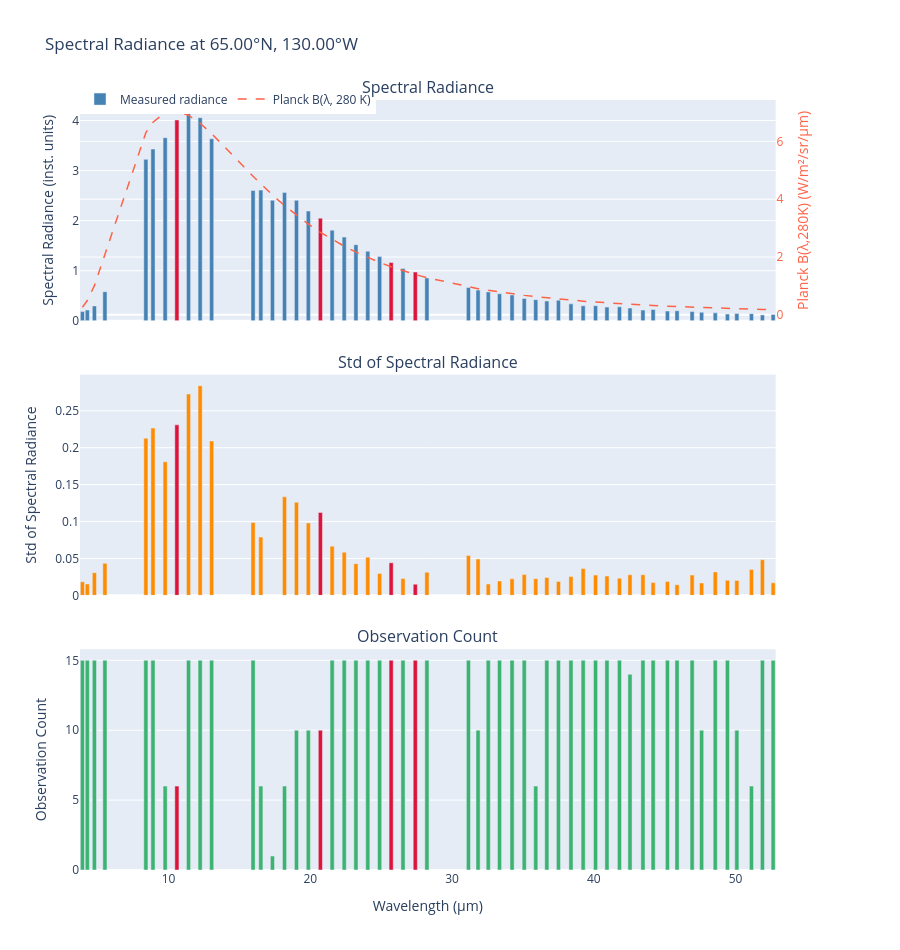

Notebook source saved alongside this figure:
### Code cell
import plotly.graph_objects as go
from plotly.subplots import make_subplots

# per-bar colors using the filtered positions (accounts for removed NaN channels)
hl = set(HIGHLIGHT_FILT)
c_rad = ['crimson' if i in hl else 'steelblue'      for i in range(len(wl_v))]
c_std = ['crimson' if i in hl else 'darkorange'     for i in range(len(wl_v))]
c_cnt = ['crimson' if i in hl else 'mediumseagreen' for i in range(len(wl_v))]

# customdata per bar: [original_channel_index, wavelength]
hover_data = np.stack([valid_indices.astype(float), wl_v], axis=1)

fig = make_subplots(
    rows=3, cols=1,
    specs=[[{'secondary_y': True}], [{'secondary_y': False}], [{'secondary_y': False}]],
    shared_xaxes=True,
    subplot_titles=('Spectral Radiance', 'Std of Spectral Radiance', 'Observation Count'),
    vertical_spacing=0.07,
)

# ── row 1: radiance bars + full Planck line ───────────────────────────────────
fig.add_trace(go.Bar(
    x=wl_v, y=rad_v,
    marker_color=c_rad,
    name='Measured radiance',
    customdata=hover_data,
    hovertemplate=(
        '<b>Channel %{customdata[0]:.0f}</b><br>'
        'Wavelength: %{customdata[1]:.4f} μm<br>'
        'Radiance: %{y:.4e}<extra></extra>'
    ),
), row=1, col=1, secondary_y=False)

fig.add_trace(go.Scatter(
    x=wl_v, y=planck_v,
    mode='lines',
    line=dict(color='tomato', dash='dash', width=1.5),
    name=f'Planck B(λ, {T_REF} K)',
    hovertemplate='Wavelength: %{x:.4f} μm<br>Planck: %{y:.4e} W/m²/sr/μm<extra></extra>',
), row=1, col=1, secondary_y=True)

# ── row 2: std bars ───────────────────────────────────────────────────────────
fig.add_trace(go.Bar(
    x=wl_v, y=std_v,
    marker_color=c_std,
    name='Std',
    showlegend=False,
    customdata=hover_data,
    hovertemplate=(
        '<b>Channel %{customdata[0]:.0f}</b><br>'
        'Wavelength: %{customdata[1]:.4f} μm<br>'
        'Std: %{y:.4e}<extra></extra>'
    ),
), row=2, col=1)

# ── row 3: count bars ─────────────────────────────────────────────────────────
fig.add_trace(go.Bar(
    x=wl_v, y=cnt_v,
    marker_color=c_cnt,
    name='Count',
    showlegend=False,
    customdata=hover_data,
    hovertemplate=(
        '<b>Channel %{customdata[0]:.0f}</b><br>'
        'Wavelength: %{customdata[1]:.4f} μm<br>'
        'Count: %{y:d}<extra></extra>'
    ),
), row=3, col=1)

# ── axes ──────────────────────────────────────────────────────────────────────
fig.update_yaxes(title_text='Spectral Radiance (inst. units)', row=1, col=1, secondary_y=False)
fig.update_yaxes(title_text=f'Planck B(λ,{T_REF}K) (W/m²/sr/μm)',
                 title_font_color='tomato', tickfont_color='tomato',
                 row=1, col=1, secondary_y=True)
fig.update_yaxes(title_text='Std of Spectral Radiance', row=2, col=1)
fig.update_yaxes(title_text='Observation Count',        row=3, col=1)
fig.update_xaxes(title_text='Wavelength (μm)',          row=3, col=1)

fig.update_layout(
    title=f'Spectral Radiance at {point.lat.item():.2f}°N, {abs(point.lon.item()):.2f}°W',
    height=950,
    bargap=0.15,
    legend=dict(orientation='h', y=1.02, x=0),
)

fig.show()

### Figure 1 — Plotly figure (JSON) as saved in the notebook; plotly's stock layout.template omitted (floating-point values rounded to 4 significant figures)
{"data": [{"customdata": [[3.0, 3.922], [4.0, 4.266], [5.0, 4.766], [6.0, 5.508], [9.0, 8.398], [10.0, 8.898], [11.0, 9.758], [12.0, 10.59], [13.0, 11.41], [14.0, 12.23], [15.0, 13.04], [18.0, 15.96], [19.0, 16.51], [20.0, 17.33], [21.0, 18.18], [22.0, 19.02], [23.0, 19.86], [24.0, 20.71], [25.0, 21.54], [26.0, 22.39], [27.0, 23.22], [28.0, 24.05], [29.0, 24.89], [30.0, 25.7], [31.0, 26.54], [32.0, 27.41], [33.0, 28.23], [36.0, 31.16], [37.0, 31.84], [38.0, 32.55], [39.0, 33.35], [40.0, 34.23], [41.0, 35.09], [42.0, 35.91], [43.0, 36.69], [44.0, 37.51], [45.0, 38.39], [46.0, 39.25], [47.0, 40.12], [48.0, 40.93], [49.0, 41.81], [50.0, 42.55], [51.0, 43.47], [52.0, 44.19], [53.0, 45.2], [54.0, 45.88], [55.0, 46.94], [56.0, 47.61], [57.0, 48.57], [58.0, 49.43], [59.0, 50.09], [60.0, 51.12], [61.0, 51.9], [62.0, 52.66]], "hovertemplate": "<b>Channel %{customdata[0]:.0f}</b><br>Wavelength: %{customdata[1]:.4f} μm<br>Radiance: %{y:.4e}<extra></extra>", "marker": {"color": ["steelblue", "steelblue", "steelblue", "steelblue", "steelblue", "steelblue", "steelblue", "crimson", "steelblue", "steelblue", "steelblue", "steelblue", "steelblue", "steelblue", "steelblue", "steelblue", "steelblue", "crimson", "steelblue", "steelblue", "steelblue", "steelblue", "steelblue", "crimson", "steelblue", "crimson", "steelblue", "steelblue", "steelblue", "steelblue", "steelblue", "steelblue", "steelblue", "steelblue", "steelblue", "steelblue", "steelblue", "steelblue", "steelblue", "steelblue", "steelblue", "steelblue", "steelblue", "steelblue", "steelblue", "steelblue", "steelblue", "steelblue", "steelblue", "steelblue", "steelblue", "steelblue", "steelblue", "steelblue"]}, "name": "Measured radiance", "type": "bar", "x": [3.922, 4.266, 4.766, 5.508, 8.398, 8.898, 9.758, 10.59, 11.41, 12.23, 13.04, 15.96, 16.51, 17.33, 18.18, 19.02, 19.86, 20.71, 21.54, 22.39, 23.22, 24.05, 24.89, 25.7, 26.54, 27.41, 28.23, 31.16, 31.84, 32.55, 33.35, 34.23, 35.09, 35.91, 36.69, 37.51, 38.39, 39.25, 40.12, 40.93, 41.81, 42.55, 43.47, 44.19, 45.2, 45.88, 46.94, 47.61, 48.57, 49.43, 50.09, 51.12, 51.9, 52.66], "xaxis": "x", "y": [0.1824, 0.2145, 0.2961, 0.5801, 3.225, 3.432, 3.658, 4.011, 4.19, 4.059, 3.637, 2.604, 2.61, 2.407, 2.565, 2.405, 2.191, 2.05, 1.81, 1.672, 1.519, 1.39, 1.282, 1.163, 1.043, 0.9741, 0.8545, 0.6652, 0.6118, 0.5764, 0.5387, 0.5142, 0.4448, 0.4215, 0.3952, 0.4102, 0.3371, 0.2981, 0.3008, 0.2729, 0.2788, 0.2529, 0.2131, 0.2251, 0.1931, 0.1995, 0.1841, 0.17, 0.1572, 0.1327, 0.1442, 0.1411, 0.1165, 0.1258], "yaxis": "y"}, {"hovertemplate": "Wavelength: %{x:.4f} μm<br>Planck: %{y:.4e} W/m²/sr/μm<extra></extra>", "line": {"color": "tomato", "dash": "dash", "width": 1.5}, "mode": "lines", "name": "Planck B(λ, 280 K)", "type": "scatter", "x": [3.922, 4.266, 4.766, 5.508, 8.398, 8.898, 9.758, 10.59, 11.41, 12.23, 13.04, 15.96, 16.51, 17.33, 18.18, 19.02, 19.86, 20.71, 21.54, 22.39, 23.22, 24.05, 24.89, 25.7, 26.54, 27.41, 28.23, 31.16, 31.84, 32.55, 33.35, 34.23, 35.09, 35.91, 36.69, 37.51, 38.39, 39.25, 40.12, 40.93, 41.81, 42.55, 43.47, 44.19, 45.2, 45.88, 46.94, 47.61, 48.57, 49.43, 50.09, 51.12, 51.9, 52.66], "xaxis": "x", "y": [0.2628, 0.4962, 1.009, 2.091, 6.3, 6.66, 6.998, 7.049, 6.903, 6.625, 6.269, 4.792, 4.526, 4.146, 3.778, 3.443, 3.138, 2.855, 2.606, 2.373, 2.169, 1.982, 1.813, 1.664, 1.526, 1.396, 1.285, 0.9657, 0.9057, 0.8471, 0.7873, 0.7269, 0.6735, 0.6272, 0.5863, 0.5469, 0.5079, 0.4732, 0.4408, 0.4134, 0.3857, 0.3641, 0.3395, 0.3216, 0.2985, 0.284, 0.263, 0.2508, 0.2344, 0.2209, 0.2111, 0.197, 0.1871, 0.178], "yaxis": "y2"}, {"customdata": [[3.0, 3.922], [4.0, 4.266], [5.0, 4.766], [6.0, 5.508], [9.0, 8.398], [10.0, 8.898], [11.0, 9.758], [12.0, 10.59], [13.0, 11.41], [14.0, 12.23], [15.0, 13.04], [18.0, 15.96], [19.0, 16.51], [20.0, 17.33], [21.0, 18.18], [22.0, 19.02], [23.0, 19.86], [24.0, 20.71], [25.0, 21.54], [26.0, 22.39], [27.0, 23.22], [28.0, 24.05], [29.0, 24.89], [30.0, 25.7], [31.0, 26.54], [32.0, 27.41], [33.0, 28.23], [36.0, 31.16], [37.0, 31.84], [38.0, 32.55], [39.0, 33.35], [40.0, 34.23], [41.0, 35.09], [42.0, 35.91], [43.0, 36.69], [44.0, 37.51], [45.0, 38.39], [46.0, 39.25], [47.0, 40.12], [48.0, 40.93], [49.0, 41.81], [50.0, 42.55], [51.0, 43.47], [52.0, 44.19], [53.0, 45.2], [54.0, 45.88], [55.0, 46.94], [56.0, 47.61], [57.0, 48.57], [58.0, 49.43], [59.0, 50.09], [60.0, 51.12], [61.0, 51.9], [62.0, 52.66]], "hovertemplate": "<b>Channel %{customdata[0]:.0f}</b><br>Wavelength: %{customdata[1]:.4f} μm<br>Std: %{y:.4e}<extra></extra>", "marker": {"color": ["darkorange", "darkorange", "darkorange", "darkorange", "darkorange", "darkorange", "darkorange", "crimson", "darkorange", "darkorange", "darkorange", "darkorange", "darkorange", "darkorange", "darkorange", "darkorange", "darkorange", "crimson", "darkorange", "darkorange", "darkorange", "darkorange", "darkorange", "crimson", "darkorange", "crimson", "darkorange", "darkorange", "darkorange", "darkorange", "darkorange", "darkorange", "darkorange", "darkorange", "darkorange", "darkorange", "darkorange", "darkorange", "darkorange", "darkorange", "darkorange", "darkorange", "darkorange", "darkorange", "darkorange", "darkorange", "darkorange", "darkorange", "darkorange", "darkorange", "darkorange", "darkorange", "darkorange", "darkorange"]}, "name": "Std", "showlegend": false, "type": "bar", "x": [3.922, 4.266, 4.766, 5.508, 8.398, 8.898, 9.758, 10.59, 11.41, 12.23, 13.04, 15.96, 16.51, 17.33, 18.18, 19.02, 19.86, 20.71, 21.54, 22.39, 23.22, 24.05, 24.89, 25.7, 26.54, 27.41, 28.23, 31.16, 31.84, 32.55, 33.35, 34.23, 35.09, 35.91, 36.69, 37.51, 38.39, 39.25, 40.12, 40.93, 41.81, 42.55, 43.47, 44.19, 45.2, 45.88, 46.94, 47.61, 48.57, 49.43, 50.09, 51.12, 51.9, 52.66], "xaxis": "x2", "y": [0.01839, 0.01544, 0.03072, 0.04346, 0.2129, 0.2265, 0.181, 0.231, 0.2728, 0.2841, 0.2092, 0.09879, 0.079, NaN, 0.1335, 0.1261, 0.09813, 0.1123, 0.06659, 0.05849, 0.04298, 0.05173, 0.02946, 0.04413, 0.02273, 0.01512, 0.0313, 0.05404, 0.04923, 0.01535, 0.01954, 0.02241, 0.02812, 0.02265, 0.02414, 0.01894, 0.02543, 0.03628, 0.02745, 0.02614, 0.02327, 0.02789, 0.02792, 0.01731, 0.01865, 0.01437, 0.02743, 0.01681, 0.03181, 0.02032, 0.02022, 0.03518, 0.04831, 0.01695], "yaxis": "y3"}, {"customdata": [[3.0, 3.922], [4.0, 4.266], [5.0, 4.766], [6.0, 5.508], [9.0, 8.398], [10.0, 8.898], [11.0, 9.758], [12.0, 10.59], [13.0, 11.41], [14.0, 12.23], [15.0, 13.04], [18.0, 15.96], [19.0, 16.51], [20.0, 17.33], [21.0, 18.18], [22.0, 19.02], [23.0, 19.86], [24.0, 20.71], [25.0, 21.54], [26.0, 22.39], [27.0, 23.22], [28.0, 24.05], [29.0, 24.89], [30.0, 25.7], [31.0, 26.54], [32.0, 27.41], [33.0, 28.23], [36.0, 31.16], [37.0, 31.84], [38.0, 32.55], [39.0, 33.35], [40.0, 34.23], [41.0, 35.09], [42.0, 35.91], [43.0, 36.69], [44.0, 37.51], [45.0, 38.39], [46.0, 39.25], [47.0, 40.12], [48.0, 40.93], [49.0, 41.81], [50.0, 42.55], [51.0, 43.47], [52.0, 44.19], [53.0, 45.2], [54.0, 45.88], [55.0, 46.94], [56.0, 47.61], [57.0, 48.57], [58.0, 49.43], [59.0, 50.09], [60.0, 51.12], [61.0, 51.9], [62.0, 52.66]], "hovertemplate": "<b>Channel %{customdata[0]:.0f}</b><br>Wavelength: %{customdata[1]:.4f} μm<br>Count: %{y:d}<extra></extra>", "marker": {"color": ["mediumseagreen", "mediumseagreen", "mediumseagreen", "mediumseagreen", "mediumseagreen", "mediumseagreen", "mediumseagreen", "crimson", "mediumseagreen", "mediumseagreen", "mediumseagreen", "mediumseagreen", "mediumseagreen", "mediumseagreen", "mediumseagreen", "mediumseagreen", "mediumseagreen", "crimson", "mediumseagreen", "mediumseagreen", "mediumseagreen", "mediumseagreen", "mediumseagreen", "crimson", "mediumseagreen", "crimson", "mediumseagreen", "mediumseagreen", "mediumseagreen", "mediumseagreen", "mediumseagreen", "mediumseagreen", "mediumseagreen", "mediumseagreen", "mediumseagreen", "mediumseagreen", "mediumseagreen", "mediumseagreen", "mediumseagreen", "mediumseagreen", "mediumseagreen", "mediumseagreen", "mediumseagreen", "mediumseagreen", "mediumseagreen", "mediumseagreen", "mediumseagreen", "mediumseagreen", "mediumseagreen", "mediumseagreen", "mediumseagreen", "mediumseagreen", "mediumseagreen", "mediumseagreen"]}, "name": "Count", "showlegend": false, "type": "bar", "x": [3.922, 4.266, 4.766, 5.508, 8.398, 8.898, 9.758, 10.59, 11.41, 12.23, 13.04, 15.96, 16.51, 17.33, 18.18, 19.02, 19.86, 20.71, 21.54, 22.39, 23.22, 24.05, 24.89, 25.7, 26.54, 27.41, 28.23, 31.16, 31.84, 32.55, 33.35, 34.23, 35.09, 35.91, 36.69, 37.51, 38.39, 39.25, 40.12, 40.93, 41.81, 42.55, 43.47, 44.19, 45.2, 45.88, 46.94, 47.61, 48.57, 49.43, 50.09, 51.12, 51.9, 52.66], "xaxis": "x3", "y": [15, 15, 15, 15, 15, 15, 6, 6, 15, 15, 15, 15, 6, 1, 6, 10, 10, 10, 15, 15, 15, 15, 15, 15, 15, 15, 15, 15, 10, 15, 15, 15, 15, 6, 15, 15, 15, 15, 15, 15, 15, 14, 15, 15, 15, 15, 15, 10, 15, 15, 10, 6, 15, 15], "yaxis": "y4"}], "layout": {"annotations": [{"font": {"size": 16}, "showarrow": false, "text": "Spectral Radiance", "x": 0.47, "xanchor": "center", "xref": "paper", "y": 1, "yanchor": "bottom", "yref": "paper"}, {"font": {"size": 16}, "showarrow": false, "text": "Std of Spectral Radiance", "x": 0.47, "xanchor": "center", "xref": "paper", "y": 0.6433, "yanchor": "bottom", "yref": "paper"}, {"font": {"size": 16}, "showarrow": false, "text": "Observation Count", "x": 0.47, "xanchor": "center", "xref": "paper", "y": 0.2867, "yanchor": "bottom", "yref": "paper"}], "bargap": 0.15, "height": 950, "legend": {"orientation": "h", "x": 0, "y": 1.02}, "title": {"text": "Spectral Radiance at 65.00°N, 130.00°W"}, "xaxis": {"anchor": "y", "domain": [0, 0.94], "matches": "x3", "showticklabels": false}, "xaxis2": {"anchor": "y3", "domain": [0, 0.94], "matches": "x3", "showticklabels": false}, "xaxis3": {"anchor": "y4", "domain": [0, 0.94], "title": {"text": "Wavelength (μm)"}}, "yaxis": {"anchor": "x", "domain": [0.7133, 1], "title": {"text": "Spectral Radiance (inst. units)"}}, "yaxis2": {"anchor": "x", "overlaying": "y", "side": "right", "tickfont": {"color": "tomato"}, "title": {"font": {"color": "tomato"}, "text": "Planck B(λ,280K) (W/m²/sr/μm)"}}, "yaxis3": {"anchor": "x2", "domain": [0.3567, 0.6433], "title": {"text": "Std of Spectral Radiance"}}, "yaxis4": {"anchor": "x3", "domain": [0, 0.2867], "title": {"text": "Observation Count"}}}}
